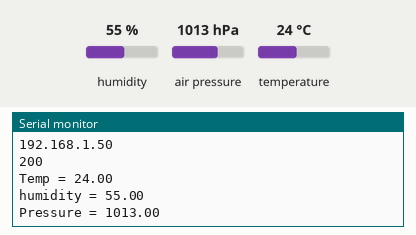
Recording of a sketch running on a simulated ESP32. Shown: the last lines printed to the serial monitor. The inputs (shaded band) are chosen by the test bench; at power-on: humidity 55 %, air pressure 1013 hPa, temperature 24 °C. WiFi joins after 1.5 s; servers stay silent unless stated; uploads are accepted with an empty reply.

Above: at 2.7 s.
2.8 s: humidity set to 22 %
10.8 s: air pressure set to 952 hPa
At 13.9 s:
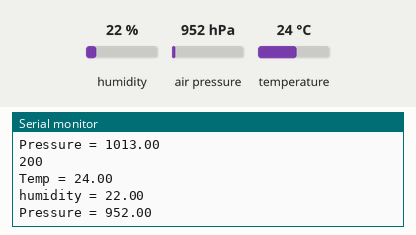
18.8 s: temperature set to 12 °C
At 24.6 s:
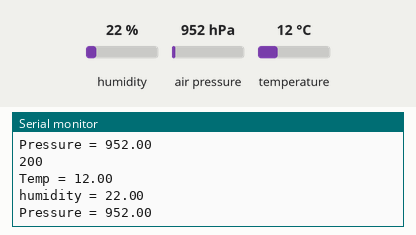

The sketch:

esp32.ino
```cpp
#ifdef ESP32
  #include <WiFi.h>
  #include <HTTPClient.h>
#else
  #include <ESP8266WiFi.h>
  #include <ESP8266HTTPClient.h>
  #include <WiFiClient.h>
#endif

#include <Wire.h>
#include <Adafruit_Sensor.h>
#include <Adafruit_BME280.h>
const char* ssid = "xxxxxxxxxx";
const char* password = "xxxxxxxx";
Adafruit_BME280 bme;  // I2C
//Adafruit_BME280 bme(BME_CS);  // hardware SPI
//Adafruit_BME280 bme(BME_CS, BME_MOSI, BME_MISO, BME_SCK);  // software SPI
String SensorName = "BME280";
String sensorLocation = "ESP32";
#define RETRY_LIMIT  20
int rtl = RETRY_LIMIT;
void setup()
{
    Serial.begin(115200);
    WiFi.begin(ssid,password);
    while (WiFi.status()!= WL_CONNECTED){
      delay(500);
      Serial.print(".");
    }
    Serial.println("");
    Serial.println("WiFi connected");
    Serial.println("IP Address");
    Serial.println(WiFi.localIP());
  // (you can also pass in a Wire library object like &Wire2)
  bool status = bme.begin(0x76);
  if (!status) {
    Serial.println("Could not find a valid BME280 sensor, check wiring or change I2C address!");
    while (1);
    }
}
void loop()
{
    float h =bme.readHumidity();
    float t = bme.readTemperature();
    float p =(bme.readPressure()/100.0F);
    delay(500);
    while (isnan(t) || isnan(h)){
      Serial.println("Check sensor again - " + rtl);
       h = bme.readHumidity();
       t= bme.readTemperature();
      delay(500);
      if (--rtl < 1){
        ESP.restart(); // At times the BME280 just kept returning NAN. A Restart fixed this.
      }
    }
    //Open a connection to the server
      HTTPClient http;
      http.begin("http://192.168.29.183/ESP32/writedata.php");
      http.addHeader("Content-Type", "application/x-www-form-urlencoded");
    //format your POST request.
    //SensorName,location,Tempraure,Humidity,Pressure
      int httpResponseCode = http.POST("&SensorName=" + SensorName
                          + "&location=" + sensorLocation + "&Temperature=" + String(t)
                          + "&Humidity=" + String(h)+ "&Pressure=" + String(p) + "");

      if (httpResponseCode >0){
          //check for a return code - This is more for debugging.
        String response = http.getString();
        Serial.println(httpResponseCode);
        Serial.println(response);
      }
      else{
        Serial.print("Error on sending post");
        Serial.println(httpResponseCode);
      }
    //closde the HTTP request.
      http.end();
    //Monitor values in console for debugging.
      Serial.println("Temp = " + String(t));
      Serial.println("humidity = " + String(h));
      Serial.println("Pressure = " + String(p));
   //wait 1 minutes for next reading
    delay(10000);
}
```

Measured:
- after the input at 10.8 s, the serial monitor: prints a new line after 2.1 s (image 1)
- after the input at 18.8 s, the serial monitor: prints a new line after 4.8 s (image 2)
